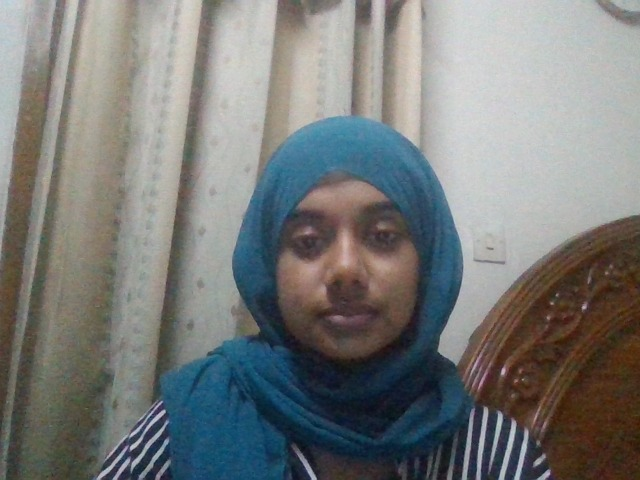
#> input picture Garments-Management-System-main/media/registered_faces/employee_test_gmail_com_aa3530.jpg, 640 x 480 px
$ python -i face_recognition.py   (imports and definitions only)
#> lines starting #> are read from the running program, lines starting #| are printed output that depends on the picture
import cv2
import numpy as np
import os
from django.conf import settings

from .models import RegisteredFace


def recognize_face(image):
    """
    Compare the camera image with registered employee faces.
    Returns the matching RegisteredFace object or None.
    """

    # Convert camera image to grayscale
    gray = cv2.cvtColor(image, cv2.COLOR_BGR2GRAY)

    # Load Haar Cascade from project folder
    base_dir = settings.BASE_DIR

    cascade_path = os.path.join(
        base_dir,
        "haarcascade_frontalface_default.xml"
    )

    detector = cv2.CascadeClassifier(cascade_path)

    if detector.empty():
        raise Exception(
            f"Face detector could not be loaded from: {cascade_path}"
        )

    # Detect face in captured camera image
    faces = detector.detectMultiScale(
        gray,
        scaleFactor=1.1,
        minNeighbors=5,
        minSize=(100, 100)
    )

    if len(faces) == 0:
        return None

    # Use the first detected face
    x, y, w, h = faces[0]

    captured_face = gray[y:y+h, x:x+w]

    # Resize captured face
    captured_face = cv2.resize(
        captured_face,
        (200, 200)
    )

    # Get all registered faces
    registered_faces = RegisteredFace.objects.select_related(
        'employee',
        'employee__employee'
    )

    best_match = None
    best_score = float('inf')

    for registered in registered_faces:

        image_path = os.path.join(
            settings.MEDIA_ROOT,
            str(registered.face_image)
        )

        # Read registered face image
        stored_image = cv2.imread(
            image_path,
            cv2.IMREAD_GRAYSCALE
        )

        if stored_image is None:
            continue

        # Detect face in registered image
        stored_faces = detector.detectMultiScale(
            stored_image,
            scaleFactor=1.1,
            minNeighbors=5,
            minSize=(100, 100)
        )

        if len(stored_faces) == 0:
            continue

        sx, sy, sw, sh = stored_faces[0]

        stored_face = stored_image[
            sy:sy+sh,
            sx:sx+sw
        ]

        # Resize registered face
        stored_face = cv2.resize(
            stored_face,
            (200, 200)
        )

        # Compare captured face with registered face
        difference = cv2.absdiff(
            captured_face,
            stored_face
        )

        score = np.mean(difference)

        if score < best_score:
            best_score = score
            best_match = registered

    # Recognition threshold
    if best_match and best_score < 60:
        return best_match

    return None

>>> import cv2
>>> picture = cv2.imread('../media/registered_faces/employee_test_gmail_com_aa3530.jpg')
#> picture is the input picture: shape (480, 640, 3); mean B, G, R 121.1, 122.4, 120.5
>>> result = recognize_face(picture)
#> in recognize_face, `gray = cv2.cvtColor(image, cv2.COLOR_BGR2GRAY)`:
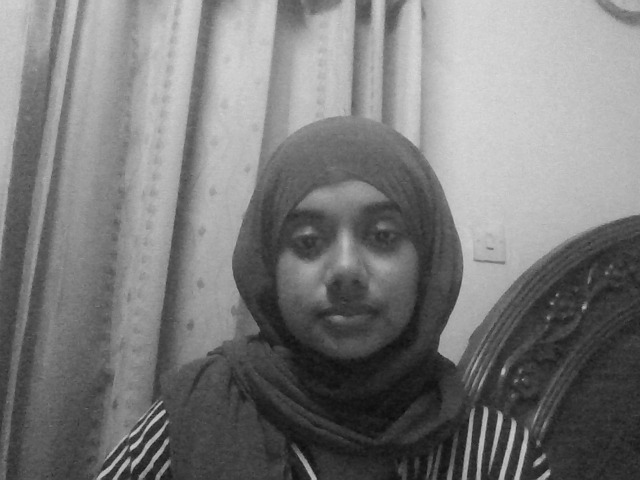
#> gray: shape (480, 640); min 10, max 220, mean 121.7
#> (the run stopped early here; a loop or call above may not have finished)

$ run again, on Garments-Management-System-main/media/registered_faces/jungkook_97_gmail_com_818392.jpg
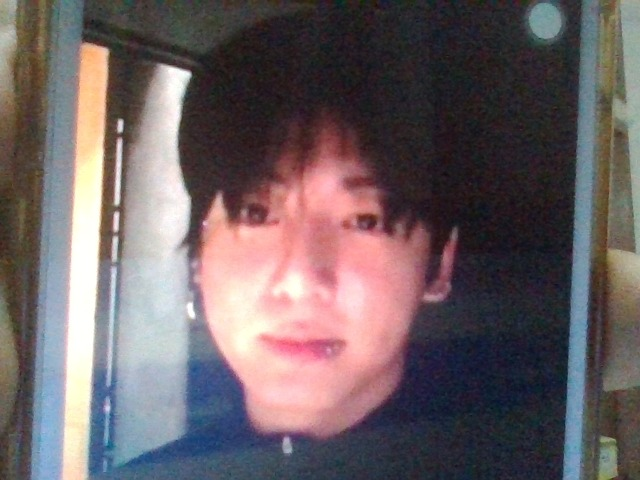
#> input picture Garments-Management-System-main/media/registered_faces/jungkook_97_gmail_com_818392.jpg, 640 x 480 px
#> picture is the input picture: shape (480, 640, 3); mean B, G, R 100, 96.9, 108.7
#> in recognize_face, `gray = cv2.cvtColor(image, cv2.COLOR_BGR2GRAY)`:
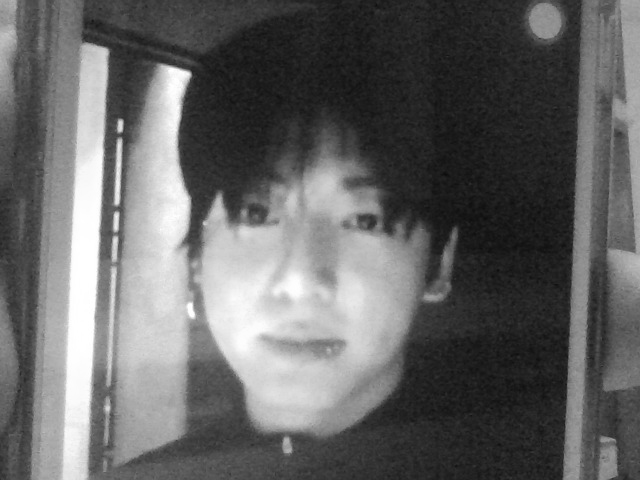
#> gray: shape (480, 640); min 12, max 255, mean 100.8
